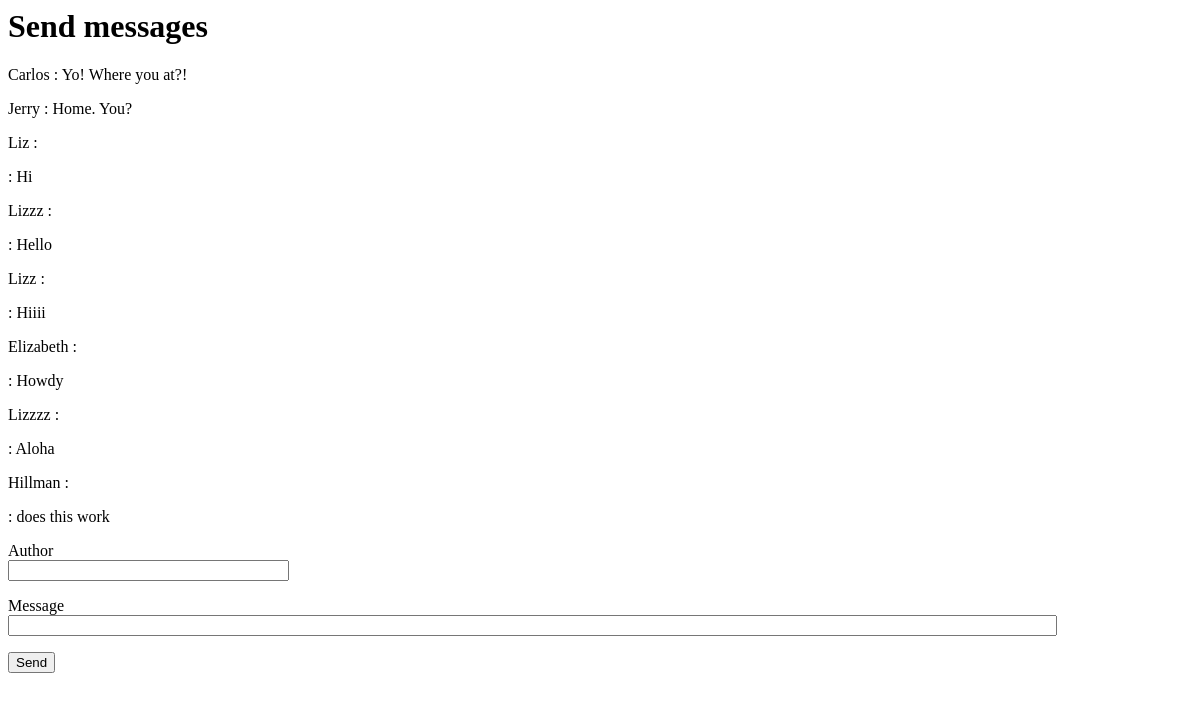
Before: / with the older database file.
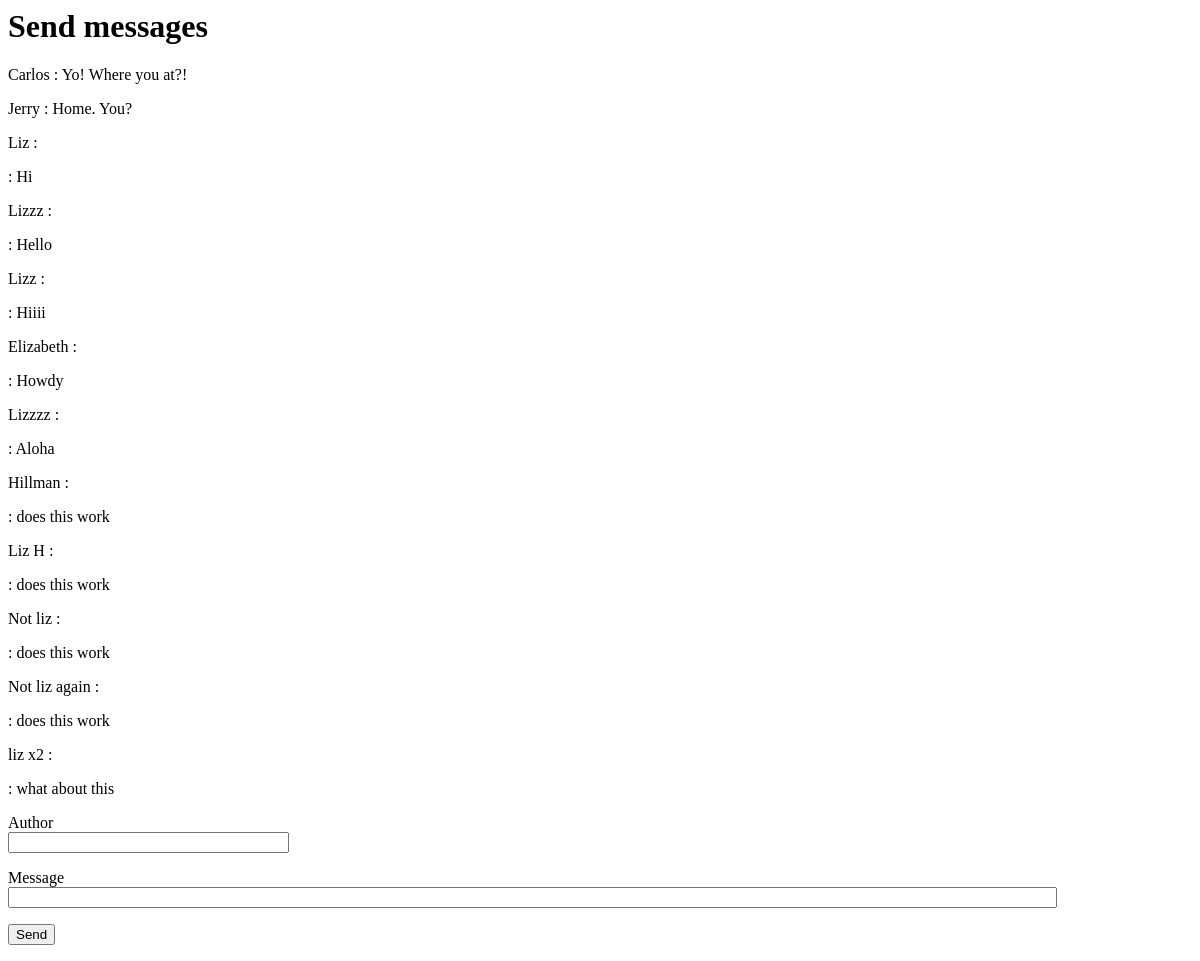
After: the same page with the newer database file.
### app/models.py (models this page shows, shortened)
class User(db.Model):
    id = db.Column(db.Integer, primary_key = True)
    author = db.Column(db.String, nullable = False, unique = True)
    message = db.relationship('Messages', backref = 'User', lazy = 'dynamic')

class Messages(db.Model):
    id = db.Column(db.Integer, primary_key = True)
    message = db.Column(db.String, nullable = False, unique = False)
    user_id = db.Column(db.Integer, db.ForeignKey('user.id'))

### app/routes.py (the view, shortened to what this page needs)
@app.route('/', methods = ['GET', 'POST'])
def home():
    form=MessageForm()
    posts = [
        { 'author' : 'Carlos','message': 'Yo! Where you at?!'},
        { 'author':'Jerry', 'message':'Home. You?'}
        ]
    messages = Messages.query.all()
    for currentMessage in messages:
        posts = posts + [
            { 'author' : User.query.filter_by(id=currentMessage.id).first().author},{ 'message' : currentMessage.message}]
    return render_template('home.html', posts=posts, form=form)

### app/forms.py
class MessageForm(FlaskForm):
    author = StringField('Author', validators = [DataRequired()])
    message = StringField('Message', validators = [DataRequired()])
    submit = SubmitField('Send')

### app/templates/home.html (shortened to what this page needs)
{% extends "base.html" %}
{% block content %}
    <h1>Send messages</h1>
    {% for post in posts %}
    <div>
        <p> {{ post.author }} : {{ post.message}} </p>
    </div>
    {% endfor %}
    <form action="" method="post" novalidate>
        <p>
            {{ form.author.label }}<br>
            {{ form.author(size=32) }}
        </p>
        <p>
            {{ form.message.label }}<br>
            {{ form.message(size=128) }}
        </p>
        <p>{{ form.submit() }}</p>
    </form>
{% endblock %}

### app/templates/base.html
<html>
<body>
    {% block content %}
    {% endblock %}
</body>
</html>

Changed rows visible on the page:
added User: author "Liz H"
added Messages: message "does this work"
added User: author "Not liz"
added Messages: message "does this work"
added User: author "Not liz again"
added Messages: message "does this work"
added User: author "liz x2"
added Messages: message "what about this"
